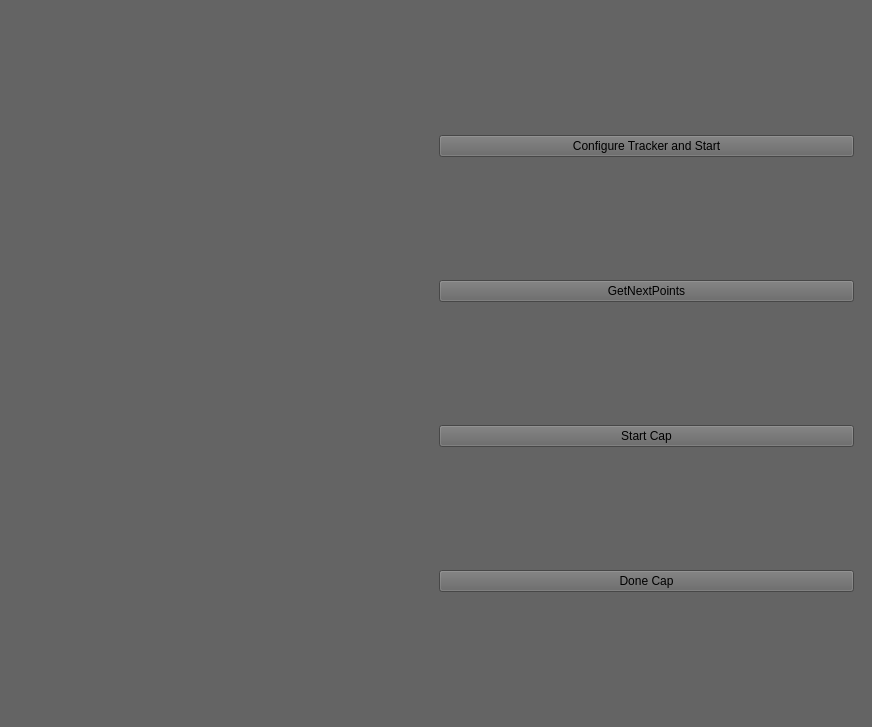
<?xml version="1.0" encoding="UTF-8"?>
<ui version="4.0">
 <class>MainWindow</class>
 <widget class="QMainWindow" name="MainWindow">
  <property name="geometry">
   <rect>
    <x>0</x>
    <y>0</y>
    <width>872</width>
    <height>727</height>
   </rect>
  </property>
  <property name="windowTitle">
   <string>Navigate</string>
  </property>
  <property name="windowOpacity">
   <double>1.000000000000000</double>
  </property>
  <property name="styleSheet">
   <string notr="true">background-color: rgb(100, 100, 100);</string>
  </property>
  <widget class="QWidget" name="centralwidget">
   <layout class="QHBoxLayout" name="horizontalLayout_7">
    <item>
     <widget class="QWidget" name="horizontalWidget" native="true">
      <layout class="QHBoxLayout" name="horizontalLayout">
       <item>
        <layout class="QVBoxLayout" name="verticalLayout">
         <item>
          <layout class="QVBoxLayout" name="verticalLayout_4">
           <item>
            <widget class="QVTKWidget" name="axialWidget" native="true"/>
           </item>
          </layout>
         </item>
        </layout>
       </item>
       <item>
        <layout class="QVBoxLayout" name="verticalLayout_2">
         <item>
          <widget class="QPushButton" name="configBtn">
           <property name="text">
            <string>Configure Tracker and Start</string>
           </property>
          </widget>
         </item>
         <item>
          <widget class="QPushButton" name="getBtn">
           <property name="text">
            <string>GetNextPoints</string>
           </property>
          </widget>
         </item>
         <item>
          <widget class="QPushButton" name="startCapBtn">
           <property name="text">
            <string>Start Cap</string>
           </property>
          </widget>
         </item>
         <item>
          <widget class="QPushButton" name="doneCapBtn">
           <property name="text">
            <string>Done Cap</string>
           </property>
          </widget>
         </item>
        </layout>
       </item>
      </layout>
     </widget>
    </item>
   </layout>
  </widget>
  <widget class="QMenuBar" name="menubar">
   <property name="geometry">
    <rect>
     <x>0</x>
     <y>0</y>
     <width>872</width>
     <height>18</height>
    </rect>
   </property>
   <property name="styleSheet">
    <string notr="true"> QMenuBar {
     background-color: qlineargradient(x1:0, y1:0, x2:0, y2:1,
                                       stop:0 lightgray, stop:1 darkgray);
 }

 QMenuBar::item {
     spacing: 3px; /* spacing between menu bar items */
     padding: 1px 4px;
     background: transparent;
     border-radius: 4px;
 }

 QMenuBar::item:selected { /* when selected using mouse or keyboard */
     background: #a8a8a8;
 }

 QMenuBar::item:pressed {
     background: #888888;
 }</string>
   </property>
  </widget>
  <action name="actionCalibrate_Tool">
   <property name="text">
    <string>Calibrate Tool</string>
   </property>
   <property name="font">
    <font>
     <family>Arial</family>
     <pointsize>12</pointsize>
     <weight>75</weight>
     <bold>true</bold>
    </font>
   </property>
  </action>
  <action name="actionSet_Tool">
   <property name="text">
    <string>Set Tool</string>
   </property>
   <property name="font">
    <font>
     <family>Arial</family>
     <pointsize>12</pointsize>
     <weight>75</weight>
     <bold>true</bold>
    </font>
   </property>
  </action>
  <action name="actionLoad_Target_Model">
   <property name="text">
    <string>Load Target Model</string>
   </property>
   <property name="font">
    <font>
     <family>Arial</family>
     <pointsize>12</pointsize>
     <weight>75</weight>
     <bold>true</bold>
    </font>
   </property>
  </action>
 </widget>
 <customwidgets>
  <customwidget>
   <class>QVTKWidget</class>
   <extends>QWidget</extends>
   <header>QVTKWidget.h</header>
  </customwidget>
 </customwidgets>
 <resources/>
 <connections/>
</ui>
